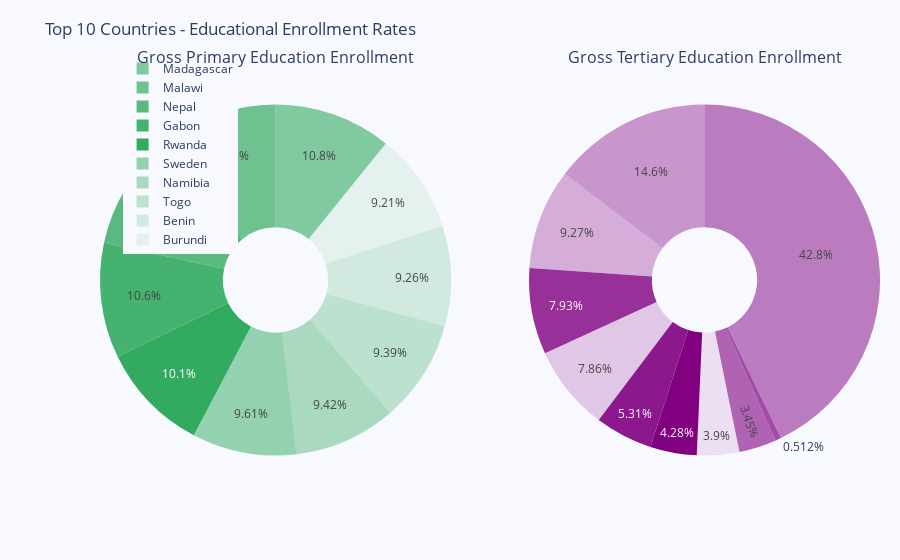

Here is the notebook cell this chart was saved with:
### Markdown cell above
Investigate educational enrollment rates and their implications for human capital development.

### Code cell
import plotly.graph_objects as go

top_10_countries = df_clean.nlargest(10, 'Gross primary education enrollment (%)')

y_GPEN = top_10_countries['Gross primary education enrollment (%)']
y_GTEE = top_10_countries['Gross tertiary education enrollment (%)']
x = top_10_countries['Country']


fig = make_subplots(rows=1, cols=2, specs=[[{"type": "pie"}, {"type": "pie"}]], shared_xaxes=True,
                    shared_yaxes=False, vertical_spacing=0.01, subplot_titles=("Gross Primary Education Enrollment",
                                                                            "Gross Tertiary Education Enrollment"))

fig.add_trace(go.Pie(
    labels=x,
    values=y_GPEN,
    name='Gross Primary Education Enrollment',
    marker=dict(
        colors=['rgba(50, 171, 96, 0.6)', 'rgba(50, 171, 96, 0.7)', 'rgba(50, 171, 96, 0.8)', 'rgba(50, 171, 96, 0.9)',
                'rgba(50, 171, 96, 1.0)', 'rgba(50, 171, 96, 0.5)', 'rgba(50, 171, 96, 0.4)', 'rgba(50, 171, 96, 0.3)',
                'rgba(50, 171, 96, 0.2)', 'rgba(50, 171, 96, 0.1)']
    ),
    hole=0.3
), 1, 1)

fig.add_trace(go.Pie(
    labels=x,
    values=y_GTEE,
    name='Gross Tertiary Education Enrollment',
    marker=dict(
        colors=['rgba(128, 0, 128, 0.6)', 'rgba(128, 0, 128, 0.7)', 'rgba(128, 0, 128, 0.8)', 'rgba(128, 0, 128, 0.9)',
                'rgba(128, 0, 128, 1.0)', 'rgba(128, 0, 128, 0.5)', 'rgba(128, 0, 128, 0.4)', 'rgba(128, 0, 128, 0.3)',
                'rgba(128, 0, 128, 0.2)', 'rgba(128, 0, 128, 0.1)']
    ),
    hole=0.3
), 1, 2)

fig.update_layout(
    title='Top 10 Countries - Educational Enrollment Rates',
    legend=dict(x=0.029, y=1.038, font_size=12),
    margin=dict(l=100, r=20, t=70, b=70),
    paper_bgcolor='rgb(248, 248, 255)',
    plot_bgcolor='rgb(248, 248, 255)',
)

fig.show()

### Figure 1 — Plotly figure (JSON) as saved in the notebook; plotly's stock layout.template omitted (floating-point values rounded to 4 significant figures)
{"data": [{"domain": {"x": [0, 0.45], "y": [0, 1]}, "hole": 0.3, "labels": ["Madagascar", "Malawi", "Nepal", "Gabon", "Rwanda", "Sweden", "Namibia", "Togo", "Benin", "Burundi"], "marker": {"colors": ["rgba(50, 171, 96, 0.6)", "rgba(50, 171, 96, 0.7)", "rgba(50, 171, 96, 0.8)", "rgba(50, 171, 96, 0.9)", "rgba(50, 171, 96, 1.0)", "rgba(50, 171, 96, 0.5)", "rgba(50, 171, 96, 0.4)", "rgba(50, 171, 96, 0.3)", "rgba(50, 171, 96, 0.2)", "rgba(50, 171, 96, 0.1)"]}, "name": "Gross Primary Education Enrollment", "type": "pie", "values": [142.5, 142.5, 142.1, 139.9, 133, 126.6, 124.2, 123.8, 122, 121.4]}, {"domain": {"x": [0.55, 1], "y": [0, 1]}, "hole": 0.3, "labels": ["Madagascar", "Malawi", "Nepal", "Gabon", "Rwanda", "Sweden", "Namibia", "Togo", "Benin", "Burundi"], "marker": {"colors": ["rgba(128, 0, 128, 0.6)", "rgba(128, 0, 128, 0.7)", "rgba(128, 0, 128, 0.8)", "rgba(128, 0, 128, 0.9)", "rgba(128, 0, 128, 1.0)", "rgba(128, 0, 128, 0.5)", "rgba(128, 0, 128, 0.4)", "rgba(128, 0, 128, 0.3)", "rgba(128, 0, 128, 0.2)", "rgba(128, 0, 128, 0.1)"]}, "name": "Gross Tertiary Education Enrollment", "type": "pie", "values": [5.4, 0.8, 12.4, 8.3, 6.7, 67, 22.9, 14.5, 12.3, 6.1]}], "layout": {"annotations": [{"font": {"size": 16}, "showarrow": false, "text": "Gross Primary Education Enrollment", "x": 0.225, "xanchor": "center", "xref": "paper", "y": 1, "yanchor": "bottom", "yref": "paper"}, {"font": {"size": 16}, "showarrow": false, "text": "Gross Tertiary Education Enrollment", "x": 0.775, "xanchor": "center", "xref": "paper", "y": 1, "yanchor": "bottom", "yref": "paper"}], "legend": {"font": {"size": 12}, "x": 0.029, "y": 1.038}, "margin": {"b": 70, "l": 100, "r": 20, "t": 70}, "paper_bgcolor": "rgb(248, 248, 255)", "plot_bgcolor": "rgb(248, 248, 255)", "title": {"text": "Top 10 Countries - Educational Enrollment Rates"}}}
